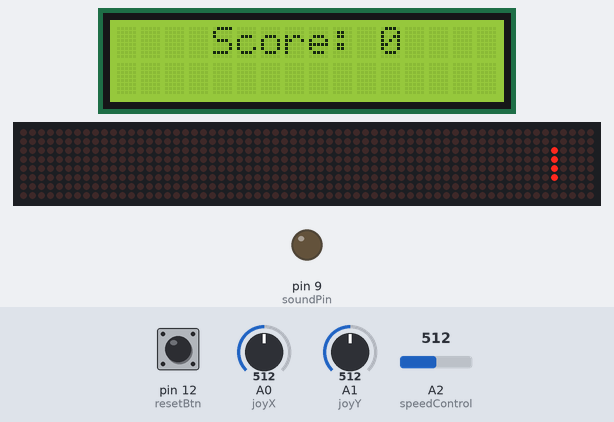
A sketch run on a simulated Arduino Uno, built with avr-gcc and run on an emulated ATmega328P. Shown: 16×2 character LCD, 64×8 LED matrix, output pins drawn as LEDs (lit = HIGH). The test bench sets the inputs (shaded band); at power-on: A0 (joyX) = 512, A1 (joyY) = 512, pin 12 (resetBtn) LOW, A2 (speedControl) = 512. Random numbers use the default seed unless the sketch sets one.

Above: at 1.2 s.
1.3 s: A0 (joyX) set to 992
At 2.5 s:
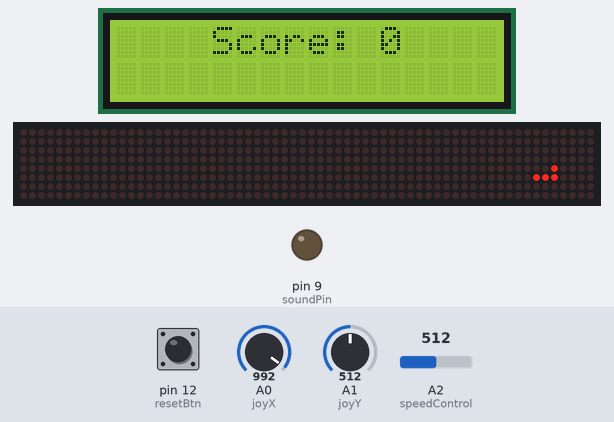
4.1 s: A1 (joyY) set to 57
6.7 s: A1 (joyY) set to 45
At 7.72 s:
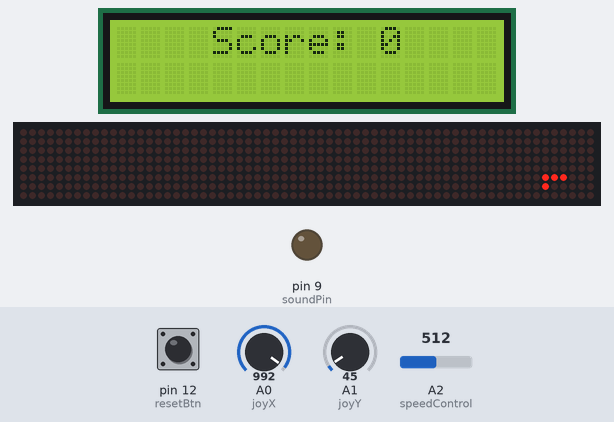
9.4 s: pin 12 (resetBtn) pulled HIGH for 0.15 s
At 9.97 s:
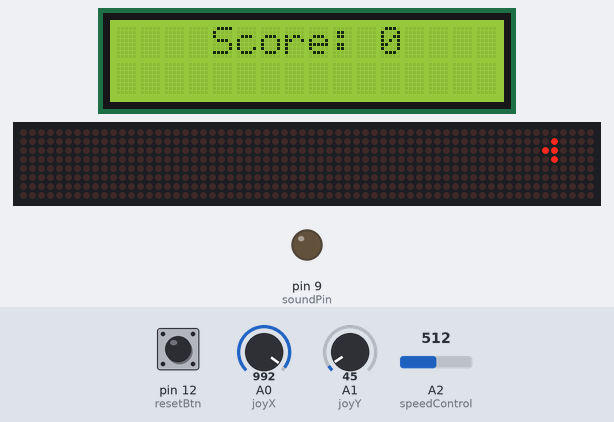
10.1 s: A2 (speedControl) set to 716
12.9 s: A0 (joyX) set to 30
At 13.52 s:
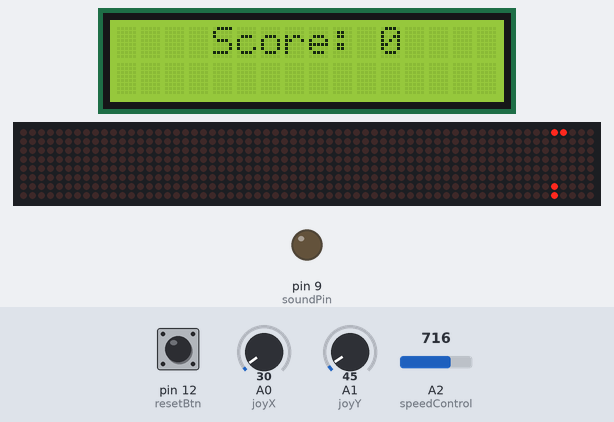
Timing chart, 0 to 15.9 s (numbered marks = the images above; inputs shaded):
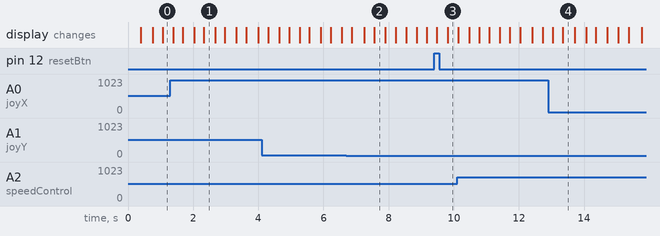

The sketch:

Snake.ino
```cpp
#include <LedControl.h>
#include <LiquidCrystal_I2C.h>
#include <IRremote.h>

const unsigned int ANIMRATE = 15;

const int irPin = 11;

const int speedControl = A2;

const int resetBtn = 12;

const int soundPin = 9;

const int joyX = A0;
const int joyY = A1;

const int DIN = 2;
const int CS = 3;
const int CLK = 6;

const int notes[] = {
  147, 165, 196, 220, 262, 294, 330, 392
};

LedControl lc = LedControl(DIN, CLK, CS, 0);

LiquidCrystal_I2C lcd(0x27, 16, 2);

unsigned long game_update;
unsigned long anim_update;

bool animOn = true;

enum Direction { UP = 1,
                 DOWN = 2,
                 RIGHT = 3,
                 LEFT = 4 };

int foodX;
int foodY;

int prevHx;
int prevHy;
int headX;
int headY;

int pbx = 0;
int pby = 1;
int bx = 2;
int by = 3;

int body[65][4];

int bodyLength;

Direction oldDir;
Direction currentDir;

int score;

int getRate() {
  return map(analogRead(speedControl), 0, 1023, 100, 1200);
}

void showSnake() {
  lc.setLed(0, body[bodyLength - 1][pbx], body[bodyLength - 1][pby], false);

  lc.setLed(0, headX, headY, true);
  for (int i = 0; i < bodyLength; i++) {
    lc.setLed(0, body[i][bx], body[i][by], true);
  }
}

void moveSnake() {
  prevHx = headX;
  prevHy = headY;

  if (currentDir == RIGHT) {
    headX++;
  } else if (currentDir == LEFT) {
    headX--;
  } else if (currentDir == UP) {
    headY++;
  } else if (currentDir == DOWN) {
    headY--;
  }

  if (headX == 8) {
    headX = 0;
  }
  if (headY == 8) {
    headY = 0;
  }
  if (headX == -1) {
    headX = 7;
  }
  if (headY == -1) {
    headY = 7;
  }

  for (int i = 0; i < bodyLength; i++) {
    body[i][pbx] = body[i][bx];
    body[i][pby] = body[i][by];

    if (i == 0) {
      body[i][bx] = prevHx;
      body[i][by] = prevHy;
    } else {
      body[i][bx] = body[i - 1][pbx];
      body[i][by] = body[i - 1][pby];
    }
  }

  if (headX == foodX && headY == foodY) {
    body[bodyLength][bx] = body[bodyLength - 1][bx];
    body[bodyLength][by] = body[bodyLength - 1][by];
    body[bodyLength][pbx] = body[bodyLength - 1][pbx];
    body[bodyLength][pby] = body[bodyLength - 1][pby];

    bodyLength++;
    genFood();

    tone(soundPin, notes[5], 10);

    score++;
    showScore();
  }
}

void readMovement() {
  int mX = map(analogRead(joyY), 0, 1023, 10, -10);
  int mY = map(analogRead(joyX), 0, 1023, 10, -10);

  if (abs(mX) > abs(mY)) {
    if (mX > 8 && currentDir != LEFT) {
      currentDir = RIGHT;
    } else if (mX < -8 && currentDir != RIGHT) {
      currentDir = LEFT;
    }
  } else {
    if (mY > 8 && currentDir != DOWN) {
      currentDir = UP;
    } else if (mY < -8 && currentDir != UP) {
      currentDir = DOWN;
    }
  }
}

void readMovementIR() {
  if (IrReceiver.decode()) {
    int cmd = IrReceiver.decodedIRData.command;

    if (cmd == 8 && currentDir != RIGHT) {
      currentDir = LEFT;
    } else if (cmd == 90 && currentDir != LEFT) {
      currentDir = RIGHT;
    } else if (cmd == 24 && currentDir != DOWN) {
      currentDir = UP;
    } else if (cmd == 82 && currentDir != UP) {
      currentDir = DOWN;
    } else if (cmd == 22) {
      restart();
    }

    IrReceiver.resume();
  }
}

bool checkGameOver() {
  bool gameOver = false;

  for (int i = 0; i < bodyLength; i++) {
    if (body[i][bx] == headX && body[i][by] == headY) {
      gameOver = true;
      break;
    }
  }

  if (gameOver) {
    lcd.setCursor(3, 0);
    lcd.print("Game over!");
    lcd.setCursor(4, 1);
    lcd.print("Score: ");
    lcd.print(score);
    lcd.print("   ");

    tone(soundPin, notes[5], 100);
    delay(100);
    tone(soundPin, notes[4], 100);
    delay(100);
    tone(soundPin, notes[3], 100);

    for (int i = 0; i < 8; i++) {
      for (int j = 0; j < 8; j++) {
        lc.setLed(0, j, i, true);
        delay(15);
      }
    }

    return true;
  } else {
    return false;
  }
}

void genFood() {
  do {
    foodX = random(0, 8);
    foodY = random(0, 8);
  } while (verFood() == false);

  lc.setLed(0, foodX, foodY, true);
}

bool verFood() {
  if (headX == foodX && headY == foodY) {
    return false;
  }

  for (int i = 0; i < bodyLength; i++) {
    if (body[i][bx] == foodX && body[i][by] == foodY) {
      return false;
    }
  }

  return true;
}

void showScore() {
  lcd.setCursor(4, 0);
  lcd.print("Score: ");
  lcd.print(score);
  lcd.print("   ");
}

void restart() {
  lcd.clear();
  lc.clearDisplay(0);

  headX = 4;
  headY = 3;
  prevHx = headX;
  prevHy = headY;

  bodyLength = 3;

  currentDir = RIGHT;

  score = 0;

  for (int i = 0; i < bodyLength; i++) {
    body[i][bx] = headX - i - 1;
    body[i][by] = headY;

    body[i][pbx] = body[i][bx];
    body[i][pby] = body[i][by];
  }

  showSnake();

  genFood();

  showScore();

  game_update = millis() + getRate();
  anim_update = millis() + ANIMRATE;
}

uint8_t btn_prev = LOW;
bool readResBtn() {
  uint8_t btn = digitalRead(resetBtn);

  if (btn == HIGH) {
    if (btn_prev == LOW) {
      btn_prev = HIGH;
      return true;
    }
  } else {
    btn_prev = LOW;
  }

  return false;
}

void setup() {
  Serial.begin(9600);

  randomSeed(analogRead(A3));

  IrReceiver.begin(irPin, ENABLE_LED_FEEDBACK);

  pinMode(DIN, OUTPUT);
  pinMode(CS, OUTPUT);
  pinMode(CLK, OUTPUT);

  pinMode(soundPin, OUTPUT);

  pinMode(speedControl, INPUT);
  pinMode(resetBtn, INPUT);
  pinMode(irPin, INPUT);

  pinMode(joyX, INPUT);
  pinMode(joyY, INPUT);

  lc.shutdown(0, false);
  lc.setIntensity(0, 4);

  lcd.init();
  lcd.clear();
  lcd.backlight();

  restart();
}

void loop() {
  unsigned long currMil = millis();

  if (currMil > game_update) {
    moveSnake();
    showSnake();

    oldDir = currentDir;
    game_update += getRate();

    if (checkGameOver()) {
      delay(5000);
      restart();
    }
  }

  if (currMil > anim_update) {
    if (animOn == true) {
      lc.setLed(0, headX, headY, true);
      lc.setLed(0, foodX, foodY, false);
    } else {
      lc.setLed(0, headX, headY, false);
      lc.setLed(0, foodX, foodY, true);
    }

    animOn = !animOn;
    anim_update += ANIMRATE;
  }

  if (readResBtn() == true) {
    restart();
  }

  if (oldDir == currentDir) {
    readMovement();
    readMovementIR();
  }
}
```

Measured:
- the behaviour switches between 52 and 51 on A1 (joyY) (found by bisection; images 1 and 2)
